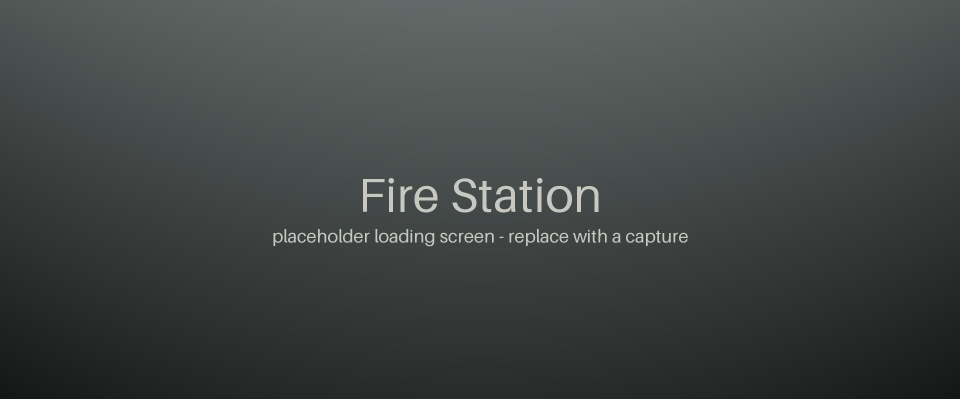
#> input picture assets/soc-dm-loading/cs_mp_firestation.jpg, 1920 x 798 px (shown at 1/2 size)
$ python -i lobby_loading.py   (imports and definitions only)
#> lines starting #> are read from the running program, lines starting #| are printed output that depends on the picture
#!/usr/bin/env python3
"""Give converted maps their own loading screens in the 0.26g lobby.

    lobby_loading.py --bundle BUNDLE --spec ports/soc-cs-dm-to-026g.json \
        --target-db RETAIL_026G/resources.db --ffdec FFDEC_DIR \
        [--java java --javac javac] [--work DIR] [--no-grade]

The engine reads mode.ui.loading_screen_id from the map's game mode and
calls root.set_loading_level(id) in flash_movies/lobby_menu.swf, whose
LobbyMenu shows _load_images[id] (26 native images, ids 0-25). Every spec
map with a `loading_image` gets id NATIVE_IMAGES + k, k counting those maps
in spec order; build-survarium-maps-026 writes the same id into the map's
mode options.

Each image is prepared like the native ones: centre-cropped to 1920:798,
resized to 1920 x 798, and (unless --no-grade) tone-matched to the native
day images: luminance p5/p50/p95 to 0.09/0.30/0.61 with a highlight
shoulder at 0.80, mean saturation towards 0.27 and a mild unsharp mask. No
vignette or text: the SWF draws the LoadingTop/LoadingBottom frames (logo,
grunge edges) and the map/mode names over the image.

The retail lobby_menu.swf (build 2777, ab6f22d8...; the .orig beside it is
not loaded) is patched with hud_minimaps/PatchLobbyLoading.java (JPEXS
FFDec). Every other tag stays byte-identical, and every native method body
except LobbyMenu's constructor. The result goes into the bundle overlay and
its port-manifest files, so `vostok-port verify` checks it.
"""
import argparse
import hashlib
import json
import os
from pathlib import Path
import subprocess
import sys
import tempfile

import numpy as np
from PIL import Image, ImageFilter
from scipy.interpolate import PchipInterpolator

HERE = Path(__file__).resolve().parent
ROOT = HERE.parents[1]
LOBBY = 'flash_movies/lobby_menu.swf'
LOBBY_SHA256 = 'ab6f22d80d32fa4928403d19e3e054bd5316b2370e2550cefec0c9d22b959850'   # 0.26g build 2777
NATIVE_IMAGES = 26          # LobbyMenu._load_images: Level1_day .. Level8_prerain
WIDTH, HEIGHT = 1920, 798   # native levels 1-6 (7-8: 1920 x 680)
SOURCE = 'srp-lobby-loading'
LUMA = np.array([0.2126, 0.7152, 0.0722], np.float32)
# Native day images (sRGB): luminance percentiles and mean HSV saturation.
TARGET = {'p5': 0.09, 'p50': 0.30, 'p95': 0.61, 'white': 0.80, 'saturation': 0.27}


# [8 lines left out: function loading_ids, not called in this run]


def crop(img):
    """Centre crop to WIDTH:HEIGHT, then resize to WIDTH x HEIGHT."""
    w, h = img.size
#> w = 1920; h = 798
    if w * HEIGHT > h * WIDTH:
        cw = round(h * WIDTH / HEIGHT)
        box = ((w - cw) // 2, 0, (w - cw) // 2 + cw, h)
    else:
        ch = round(w * HEIGHT / WIDTH)
#> ch = 798
        box = (0, (h - ch) // 2, w, (h - ch) // 2 + ch)
#> box = (0, 0, 1920, 798)
    return img.crop(box).resize((WIDTH, HEIGHT), Image.LANCZOS)
#> returned value is the input picture: PIL image 1920x798 RGB; mean R, G, B 64, 69, 67.8


def grade(img):
    """Deterministic native-like grade of an sRGB image (see module doc)."""
    a = np.asarray(img.convert('RGB'), np.float32) / 255
    lum = a @ LUMA
    p5, p50, p95 = np.percentile(lum, [5, 50, 95])
#> p5 = 0.143; p50 = 0.259; p95 = 0.384
    if not 0 <= p5 < p50 < p95 < 1:
        return img.convert('RGB')                    # flat image: nothing to match
    xs = [0.0, p5, p50, p95, 1.0]
#> xs = [0, 0.143, 0.259, 0.384, 1]
    ys = [0.0, TARGET['p5'], TARGET['p50'], TARGET['p95'], TARGET['white']]
    curve = PchipInterpolator(xs, ys)
    out = np.clip(curve(lum), 0, 1).astype(np.float32)
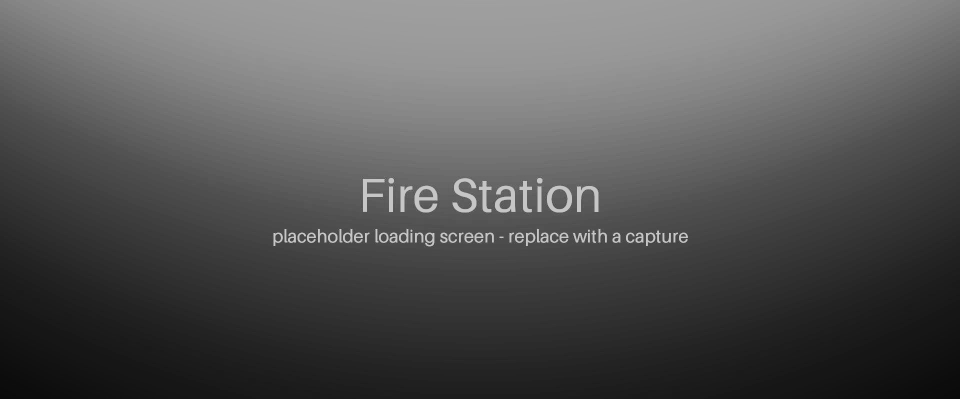
#> out: shape (798, 1920) float32 (shown at 1/2 size); min 0.0375, max 0.792, mean 0.332
    ratio = np.where(lum > 1e-4, out / np.maximum(lum, 1e-4), 0)[..., None]
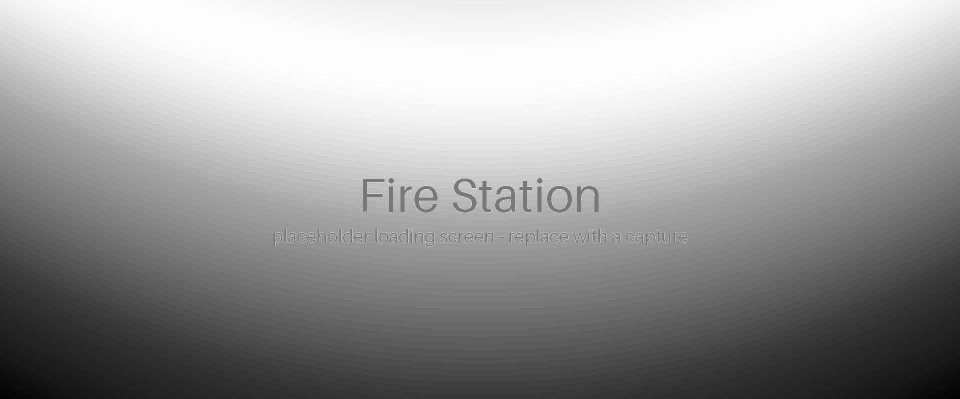
#> ratio: shape (798, 1920, 1) float32 (shown at 1/2 size); min 0.445, max 1.61, mean 1.16; drawn with min black and max white
    b = a * ratio + (lum <= 1e-4)[..., None] * out[..., None]
    mx, mn = b.max(-1), b.min(-1)
    saturation = float(np.where(mx > 0, (mx - mn) / np.maximum(mx, 1e-6), 0).mean())
#> saturation = 0.0733
    s = float(np.clip(TARGET['saturation'] / max(saturation, 1e-3), 0.8, 1.3))
#> s = 1.3
    y = (b @ LUMA)[..., None]
    b = np.clip(y + (b - y) * s, 0, 1)
    graded = Image.fromarray((b * 255).round().astype(np.uint8), 'RGB')
    return graded.filter(ImageFilter.UnsharpMask(radius=1.2, percent=40, threshold=2))


def prepare(path, out, do_grade=True):
    img = crop(Image.open(path).convert('RGB'))
    if do_grade:
        img = grade(img)
    img.save(out, 'JPEG', quality=92, subsampling=0, optimize=False, progressive=False)
    return img


# [90 lines left out: functions read_db, main, not called in this run]


# [2 lines not run here, left out]

>>> result = prepare('../../assets/soc-dm-loading/cs_mp_firestation.jpg', 'out.png')
